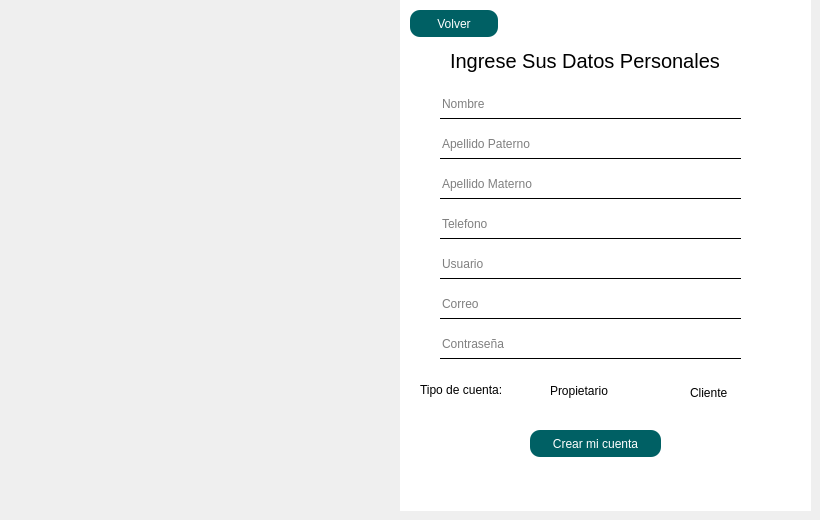
      <widget class="QWidget" name="Registro_1">
       <widget class="QGroupBox" name="groupBox_2">
        <property name="geometry">
         <rect>
          <x>400</x>
          <y>0</y>
          <width>411</width>
          <height>511</height>
         </rect>
        </property>
        <property name="styleSheet">
         <string notr="true">*{
background-color: transparent;
border: none;
}

QGroupBox{
color: white;
background-color:white;
}

</string>
        </property>
        <property name="title">
         <string/>
        </property>
        <property name="checkable">
         <bool>false</bool>
        </property>
        <widget class="QLabel" name="label_4">
         <property name="geometry">
          <rect>
           <x>50</x>
           <y>40</y>
           <width>281</width>
           <height>41</height>
          </rect>
         </property>
         <property name="styleSheet">
          <string notr="true">font-size: 20px;</string>
         </property>
         <property name="text">
          <string>Ingrese Sus Datos Personales</string>
         </property>
        </widget>
        <widget class="QPushButton" name="CrearCuenta">
         <property name="geometry">
          <rect>
           <x>130</x>
           <y>430</y>
           <width>131</width>
           <height>27</height>
          </rect>
         </property>
         <property name="styleSheet">
          <string notr="true">QPushButton{
	background-color: #006064;
	color: white;
    selection-color: white;  
    border-radius: 10px; 
    padding: 2px 4px;
}

QPushButton:hover{
	background-color: #006064;
	color: white;
    selection-color: white;  
    border-radius: 10px; 
    padding: 2px 4px;

}</string>
         </property>
         <property name="text">
          <string>Crear mi cuenta</string>
         </property>
        </widget>
        <widget class="QLineEdit" name="NombreReg">
         <property name="geometry">
          <rect>
           <x>40</x>
           <y>90</y>
           <width>301</width>
           <height>29</height>
          </rect>
         </property>
         <property name="styleSheet">
          <string notr="true">
border-bottom: 1px solid;
border-color: black;
</string>
         </property>
         <property name="placeholderText">
          <string>Nombre</string>
         </property>
        </widget>
        <widget class="QLineEdit" name="ApellidoReg_2">
         <property name="geometry">
          <rect>
           <x>40</x>
           <y>130</y>
           <width>301</width>
           <height>29</height>
          </rect>
         </property>
         <property name="styleSheet">
          <string notr="true">
border-bottom: 1px solid;
border-color: black;</string>
         </property>
         <property name="placeholderText">
          <string>Apellido Paterno</string>
         </property>
        </widget>
        <widget class="QLineEdit" name="CorreoReg">
         <property name="geometry">
          <rect>
           <x>40</x>
           <y>290</y>
           <width>301</width>
           <height>29</height>
          </rect>
         </property>
         <property name="styleSheet">
          <string notr="true">
border-bottom: 1px solid;
border-color: black;
</string>
         </property>
         <property name="placeholderText">
          <string>Correo</string>
         </property>
        </widget>
        <widget class="QLineEdit" name="ContraReg">
         <property name="geometry">
          <rect>
           <x>40</x>
           <y>330</y>
           <width>301</width>
           <height>29</height>
          </rect>
         </property>
         <property name="styleSheet">
          <string notr="true">
border-bottom: 1px solid;
border-color: black;</string>
         </property>
         <property name="echoMode">
          <enum>QLineEdit::Password</enum>
         </property>
         <property name="placeholderText">
          <string>Contraseña</string>
         </property>
        </widget>
        <widget class="QLineEdit" name="UsuarioReg">
         <property name="geometry">
          <rect>
           <x>40</x>
           <y>250</y>
           <width>301</width>
           <height>29</height>
          </rect>
         </property>
         <property name="styleSheet">
          <string notr="true">
border-bottom: 1px solid;
border-color: black;
</string>
         </property>
         <property name="placeholderText">
          <string>Usuario</string>
         </property>
        </widget>
        <widget class="QLabel" name="label_8">
         <property name="geometry">
          <rect>
           <x>20</x>
           <y>380</y>
           <width>131</width>
           <height>19</height>
          </rect>
         </property>
         <property name="styleSheet">
          <string notr="true">
border-color: black;
</string>
         </property>
         <property name="text">
          <string>Tipo de cuenta:  </string>
         </property>
        </widget>
        <widget class="QRadioButton" name="ButtonCliente">
         <property name="geometry">
          <rect>
           <x>270</x>
           <y>380</y>
           <width>81</width>
           <height>25</height>
          </rect>
         </property>
         <property name="styleSheet">
          <string notr="true">QRadioButton{
background-color: transparent;	
color: black;
border-radius: 10px;
}

</string>
         </property>
         <property name="text">
          <string>Cliente</string>
         </property>
        </widget>
        <widget class="QRadioButton" name="ButtonPropi">
         <property name="geometry">
          <rect>
           <x>130</x>
           <y>380</y>
           <width>111</width>
           <height>21</height>
          </rect>
         </property>
         <property name="styleSheet">
          <string notr="true">QRadioButton{
background-color: transparent;	
color: black;
border-radius: 10px;
}

</string>
         </property>
         <property name="text">
          <string>Propietario</string>
         </property>
        </widget>
        <widget class="QPushButton" name="regresar">
         <property name="geometry">
          <rect>
           <x>10</x>
           <y>10</y>
           <width>88</width>
           <height>27</height>
          </rect>
         </property>
         <property name="styleSheet">
          <string notr="true">QPushButton{
	background-color: #006064;
	color: white;
    selection-color: white;  
    border-radius: 10px; 
    padding: 2px 4px;
}

QPushButton:hover{
	background-color: #006064;
	color: white;
    selection-color: white;  
    border-radius: 10px; 
    padding: 2px 4px;

}</string>
         </property>
         <property name="text">
          <string>Volver</string>
         </property>
        </widget>
        <widget class="QLineEdit" name="TelReg">
         <property name="geometry">
          <rect>
           <x>40</x>
           <y>210</y>
           <width>301</width>
           <height>29</height>
          </rect>
         </property>
         <property name="styleSheet">
          <string notr="true">
border-bottom: 1px solid;
border-color: black;</string>
         </property>
         <property name="echoMode">
          <enum>QLineEdit::Password</enum>
         </property>
         <property name="placeholderText">
          <string>Telefono</string>
         </property>
        </widget>
        <widget class="QLineEdit" name="ApellidoReg">
         <property name="geometry">
          <rect>
           <x>40</x>
           <y>170</y>
           <width>301</width>
           <height>29</height>
          </rect>
         </property>
         <property name="styleSheet">
          <string notr="true">
border-bottom: 1px solid;
border-color: black;
</string>
         </property>
         <property name="placeholderText">
          <string>Apellido Materno</string>
         </property>
        </widget>
       </widget>
       <widget class="QLabel" name="label_Registro">
        <property name="geometry">
         <rect>
          <x>0</x>
          <y>0</y>
          <width>401</width>
          <height>511</height>
         </rect>
        </property>
        <property name="styleSheet">
         <string notr="true">border-image: url(C:/Users/ailes/OneDrive/Escritorio/HRS/Recursos/registro3.jpg);
background-color:transparent;</string>
        </property>
        <property name="text">
         <string/>
        </property>
       </widget>
      </widget>
